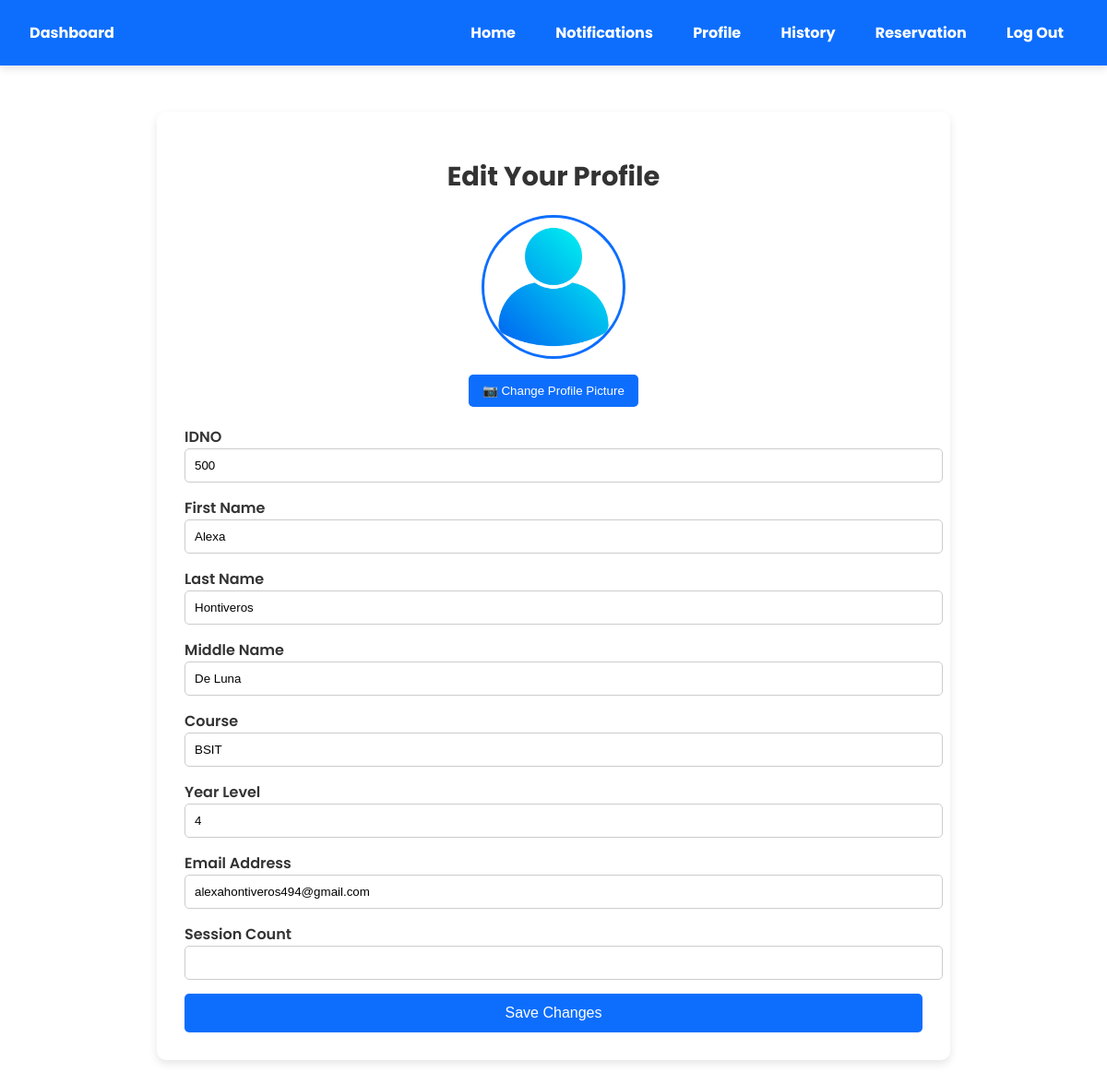
Page /edit_profile (signed in) on the earlier database version.
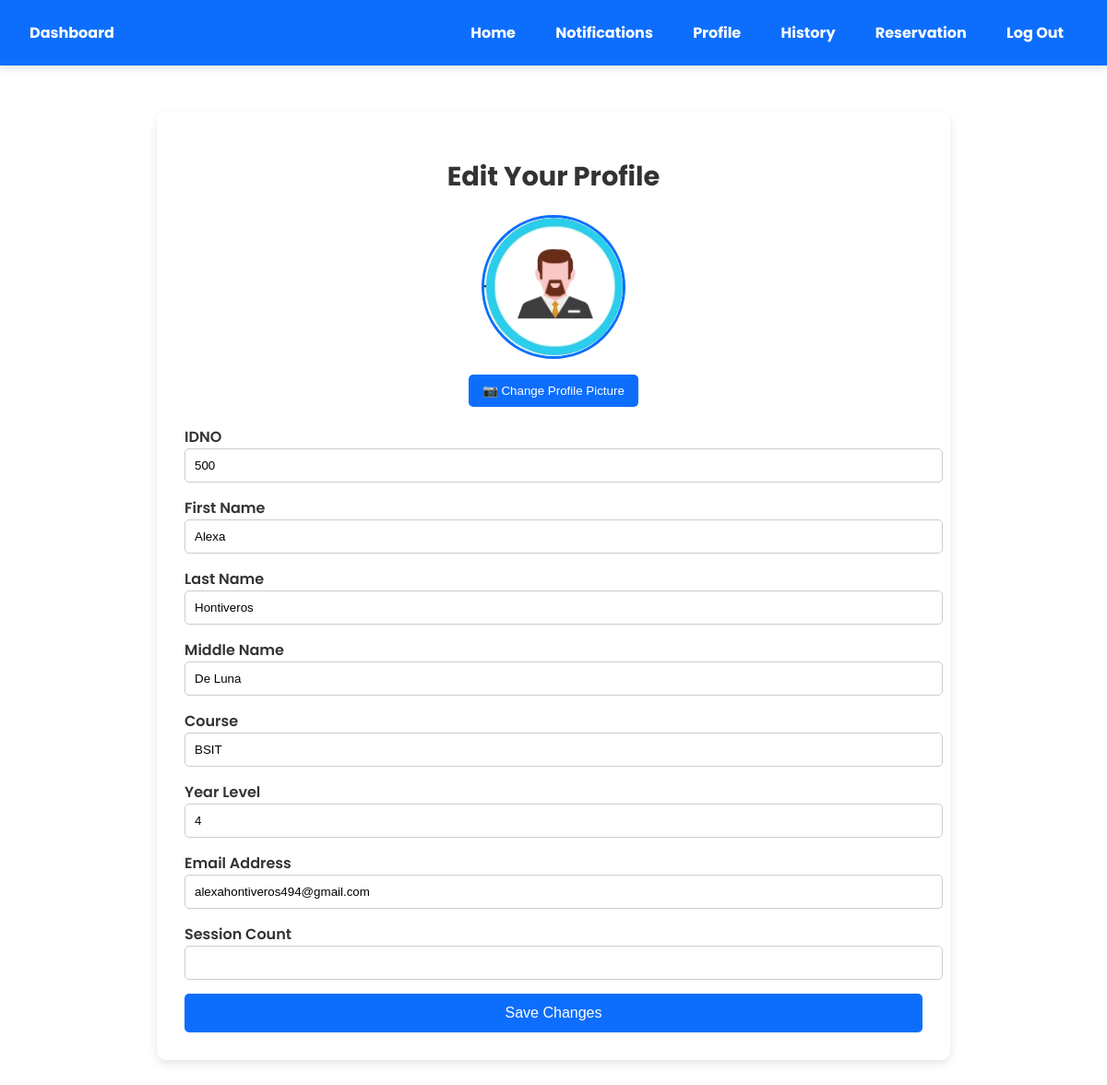
Same page on the later database version.
### tables this page shows
CREATE TABLE users (
    id INTEGER PRIMARY KEY AUTOINCREMENT,
    idno INTEGER NOT NULL,
    lastname VARCHAR(50) NOT NULL,
    firstname VARCHAR(50) NOT NULL,
    middlename VARCHAR(50),
    course VARCHAR(100) NOT NULL,
    year_level INTEGER NOT NULL,
    email_address VARCHAR(50) NOT NULL,
    username VARCHAR(50) NOT NULL,
    password VARCHAR(50) NOT NULL,
    profile_picture VARCHAR(255)
, is_admin BOOLEAN DEFAULT 0, registration_date TEXT);

### app.py (the view, shortened to what this page needs)
@app.route('/edit_profile', methods=['GET', 'POST'])
def edit_profile():
    username = session.get('user')
    if not username:
        flash("Please log in first.", "warning")
        return redirect(url_for('login'))
    student = get_student_by_username(username)
    if not student:
        flash("User not found!", "danger")
        return redirect(url_for('login'))
    return render_template('edit_profile.html', student=student)

### app.py (called while the page is built)
@app.after_request
def disable_cache(response):
    response.headers['Cache-Control'] = 'no-store, no-cache, must-revalidate, post-check=0, pre-check=0'
    response.headers['Pragma'] = 'no-cache'
    response.headers['Expires'] = '0'
    return response

### dbhelper.py (called while the page is built)
def getprocess(sql: str, params: tuple = ()) -> list:
    db = connect(database)
    cursor: object = db.cursor()
    cursor.row_factory = Row
    cursor.execute(sql, params)
    data: list = cursor.fetchall()
    db.close()
    return [dict(row) for row in data]

def get_student_by_username(username: str) -> dict:
    sql = """SELECT idno, lastname, firstname, middlename, course, year_level,
                    email_address, username, password, profile_picture
             FROM users WHERE username = ?"""
    student_list = getprocess(sql, (username,))
    if student_list:
        student = student_list[0]
        student["profile_picture"] = student.get("profile_picture") or "profile_picture.png"
        return student
    return None

### templates/edit_profile.html (shortened to what this page needs)
<!DOCTYPE html>
<html lang="en">
<head>
</head>
<body>
    <nav class="navbar">
        <a class="nav-link" href="{{ url_for('student_dashboard')}}">Dashboard</a>
        <div class="nav-items">
            <a class="nav-link" href="{{ url_for('student_dashboard')}}">Home</a>
            <a class="nav-link" href="#">Notifications</a>
            <a class="nav-link" href="{{ url_for('edit_profile') }}">Profile</a>
            <a class="nav-link" href="{{ url_for('student_history')}}">History</a>
            <a class="nav-link" href="{{ url_for('student_reservation')}}">Reservation</a>
            <a class="nav-link" href="{{ url_for('logout') }}">Log Out</a>
        </div>
    </nav>
    <div class="container">
        <h1>Edit Your Profile</h1>
        <form method="POST" action="/edit_profile" enctype="multipart/form-data">
            <div class="profile-pic-container">
                <img id="profile-pic" class="profile-pic"
                     src="{{ url_for('static', filename='uploads/' + (student.profile_picture if student.profile_picture else 'def.png')) }}"
                     alt="Profile Picture">
                <br>
                <button class="upload-btn" type="button" onclick="document.getElementById('profile-upload').click();">
                    📷 Change Profile Picture
                </button>
            </div>
            <div class="form-group">
                <label for="idno">IDNO</label>
                <input type="text" name="idno" id="idno" value="{{ student.idno }}" placeholder="IDNO" readonly>
            </div>
            <div class="form-group">
                <label for="firstname">First Name</label>
                <input type="text" name="firstname" id="firstname" value="{{ student.firstname }}" placeholder="Enter your first name">
            </div>
            <div class="form-group">
                <label for="lastname">Last Name</label>
                <input type="text" name="lastname" id="lastname" value="{{ student.lastname }}" placeholder="Enter your last name">
            </div>
            <div class="form-group">
                <label for="middlename">Middle Name</label>
                <input type="text" name="middlename" id="middlename" value="{{ student.middlename }}" placeholder="Enter your middle name">
            </div>
            <div class="form-group">
                <label for="course">Course</label>
                <input type="text" name="course" id="course" value="{{ student.course }}" placeholder="Your Course">
            </div>
            <div class="form-group">
                <label for="year_level">Year Level</label>
                <input type="text" name="year_level" id="year_level" value="{{ student.year_level }}" placeholder="Year Level (e.g. 1st Year)">
            </div>
            <div class="form-group">
                <label for="email_address">Email Address</label>
                <input type="text" name="email_address" id="email_address" value="{{ student.email_address }}" placeholder="Email Address (e.g. 1st Year)">
            </div>
            <div class="form-group">
                <label for="session_count">Session Count</label>
                <input type="text" name="session_count" id="session_count" value="{{ student.session_count }}" readonly>
            </div>
            <button type="submit" class="btn-save">Save Changes</button>
        </form>
    </div>
</body>
</html>

Differences in the rows shown:
changed users "Alexa": profile_picture: a different picture
